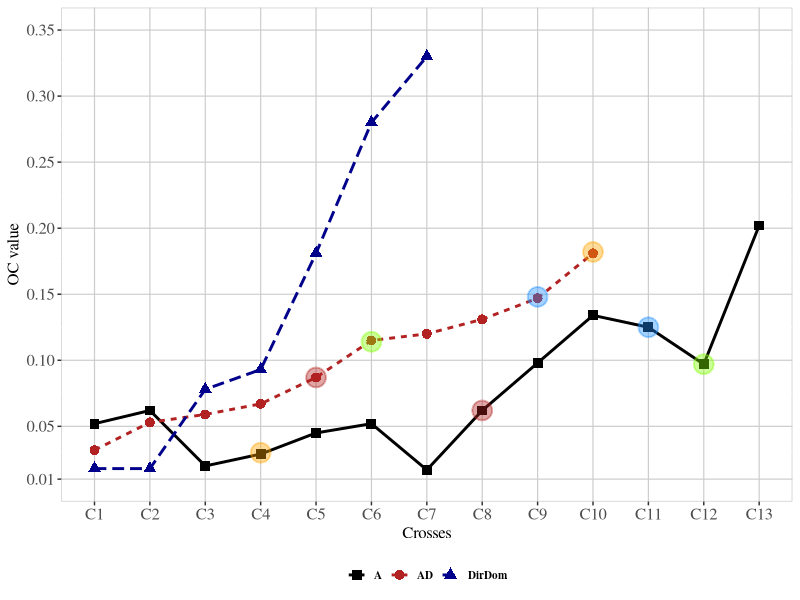

Recreate this plot in R.
## ---- chunk 1
library(ggplot2)
## ---- chunk 2
dados=read.table(here::here("data","OCS_data.csv"), header=T, na.strings="NA", sep=";", dec=",") 
head(dados)
## ---- chunk 3
dados$cross= factor(dados$cross, levels = c("C1","C2","C3","C4","C5","C6","C7","C8","C9",
                                            "C10","C11","C12","C13"))



ggplot(dados, aes(x=cross, y=oc, group=model)) +
  geom_line(aes(linetype=model, color=model),linewidth=1)+
  geom_point(aes(shape=model, color=model),size=3)+
  xlab("Crosses")+
  ylab("OC value")+
  scale_colour_manual(values=c( "black", "firebrick","darkblue"))+
  annotate("pointrange", x = 4, y = 0.03, ymin = 0.04, ymax = 0.04,
           colour = "orange", size = 1.5, alpha=0.4)+
  annotate("pointrange", x = 10, y = 0.182, ymin = 0.04, ymax = 0.04,
           colour = "orange", size = 1.5, alpha=0.4)+
  annotate("pointrange", x = 6, y = 0.114, ymin = 0.04, ymax = 0.04,
           colour = "chartreuse", size = 1.5, alpha=0.4)+
  annotate("pointrange", x = 12, y = 0.097, ymin = 0.04, ymax = 0.04,
           colour = "chartreuse", size = 1.5, alpha=0.4)+
  annotate("pointrange", x = 5, y = 0.087, ymin = 0.04, ymax = 0.04,
           colour = "firebrick", size = 1.5, alpha=0.4)+
  annotate("pointrange", x = 8, y = 0.062, ymin = 0.04, ymax = 0.04,
           colour = "firebrick", size = 1.5, alpha=0.4)+
  annotate("pointrange", x = 9, y = 0.148, ymin = 0.04, ymax = 0.04,
           colour = "dodgerblue", size = 1.5, alpha=0.4)+
  annotate("pointrange", x = 11, y = 0.125, ymin = 0.04, ymax = 0.04,
           colour = "dodgerblue", size = 1.5, alpha=0.4)+
    scale_shape_manual(values=c(15,16,17,18,25))+
  scale_y_continuous(limits=c(0.01,0.35),
                     breaks = c(0.01,0.05,0.1,0.15,
                       0.2,0.25,0.3,0.35,0.4))+
  theme(strip.text = element_text(size=12,family="serif",face="bold"))+
  theme(axis.text.x = element_text(size=12,family="serif"))+
  theme(axis.text.y = element_text(size=12,family="serif"))+
  theme(axis.title.x = element_text(color="black", size=12,family="serif"),
        axis.title.y = element_text(color="black", size=12,family="serif"),
        legend.key.size = unit(0.5, "cm"),
        legend.position='bottom',
        legend.title = element_blank(),
        legend.text = element_text(colour = "black", size = 8,family="serif", face="bold"),
        legend.key = element_rect(colour = "transparent", fill = "white"),
        #panel.grid.minor = element_blank(),
        panel.border = element_blank(),
        panel.grid.major =element_line(color= "grey80", linetype = "solid", linewidth = 0.4),
        panel.background = element_rect(fill = "white",
                                        colour = "grey80"))
